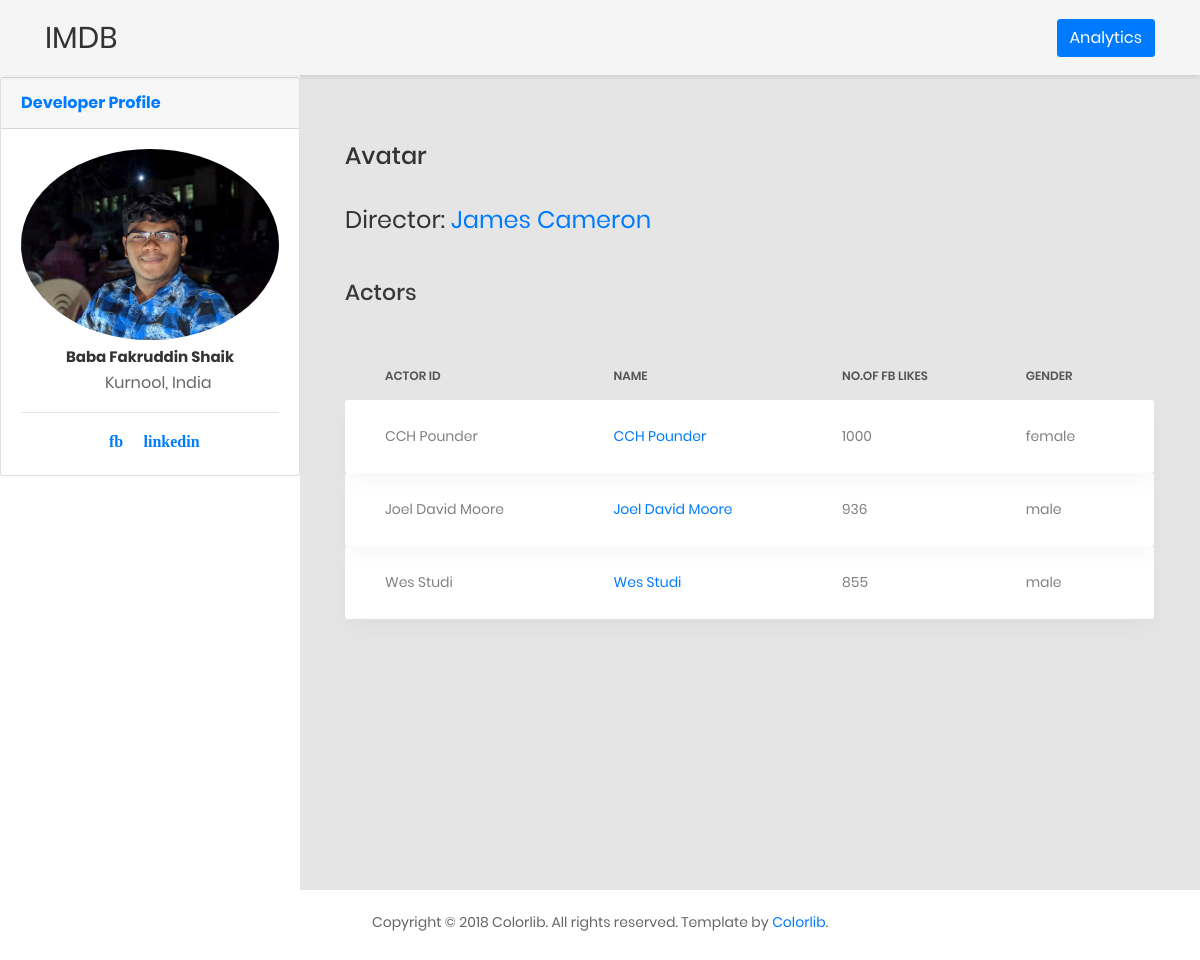
The app's page /imdb/movie/b249b62c-22b4-4733-9187-952761d043bc/ with its own data.
### imdb/models.py (models this page shows)
class Movie(models.Model):
    Status=(
        ("Block Buster",'B'),
        ('Average','A'),
        ('Disaster','D')
    )
    name=models.CharField(max_length=100)
    movie_id=models.CharField(max_length=100,primary_key=True)
    release_date=models.IntegerField(null=True)
    box_office_collection_in_crores=models.FloatField()
    director=models.ForeignKey(Director,on_delete=models.CASCADE)
    actors=models.ManyToManyField(Actor,through="Cast")
    poster=models.ImageField(null=True)
    description=models.TextField(null=True)
    result=models.CharField(max_length=12,choices=Status,null=True)
    genre=models.CharField(max_length=50,null=True)
    fb_likes=models.IntegerField(null=True)
    country=models.CharField(max_length=100,null=True)
    average_rating=models.FloatField(null=True)
    language=models.CharField(max_length=50,null=True)
    no_of_users_voted=models.IntegerField(null=True)

class Director(models.Model):
    name=models.CharField(max_length=100,unique=True)
    date_of_birth=models.DateField(null=True)
    gender=models.CharField(max_length=6,choices=Gender)
    description=models.TextField(null=True)
    poster=models.ImageField(null=True)
    no_of_facebook_likes=models.IntegerField(null=True)

class Actor(models.Model):
    actor_id=models.CharField(max_length=100,primary_key=True)
    name=models.CharField(max_length=100)
    date_of_birth=models.DateField(null=True)
    gender=models.CharField(max_length=6,choices=Gender,null=True)
    description=models.TextField(null=True)
    poster=models.ImageField(null=True)
    fb_likes=models.IntegerField(null=True)

### imdb/views.py (the view)
# urls.py: path('movie/<str:movie_id>/',views.moviedetails,name='moviedetails'),
def moviedetails(request,movie_id):
    movie=Movie.objects.get(movie_id=movie_id)
    all_actors= Movie.objects.get(movie_id=movie_id).actors.all()
    return render(request,'imdb_movie.html',{'all_actors':all_actors,'movie':movie})

### imdb/templates/imdb_movie.html
{% extends 'base.html' %}
{% load static %}
{% block content %}
<div class="row">
    <div class="col-md-12">
        <h2 class="heading-title m-b-35">{{ movie.name }} </h2>
        <h3 class="title-3 m-b-45">Director: <a href="/imdb/director/{{ movie.director.id }}/">{{ movie.director.name }}</a></h3>
        <h3 class="title-5 m-b-45">Actors</h3>
        <div class="table-responsive table-responsive-data2">
            <table class="table table-data2">
                <thead>
                <tr>
                    <th>Actor id</th>
                    <th>Name</th>
                    <th>No.of FB likes</th>
                    <th>Gender</th>
                </tr>
                </thead>
                <tbody>
                {% for movie in all_actors %}
                <tr class="tr-shadow">
                    <td>{{ movie.actor_id }}</td>
                    <td >
                        <a href="/imdb/actor/{{ movie.actor_id }}/">{{ movie.name }}</a>
                    </td>
                    <td>{{ movie.fb_likes }}</td>
                    <td>{{ movie.gender }}</td>
                </tr>
                {% endfor %}
                <tr class="spacer"></tr>
            </tbody>
        </table>
    </div>
</div>
</div>
{% endblock %}

### records on screen
Movie: name "Avatar", director.name "James Cameron"
Actor: actor_id "CCH Pounder", name "CCH Pounder", fb_likes "1000", gender "female"
Actor: actor_id "Joel David Moore", name "Joel David Moore", fb_likes "936", gender "male"
Actor: actor_id "Wes Studi", name "Wes Studi", fb_likes "855", gender "male"
